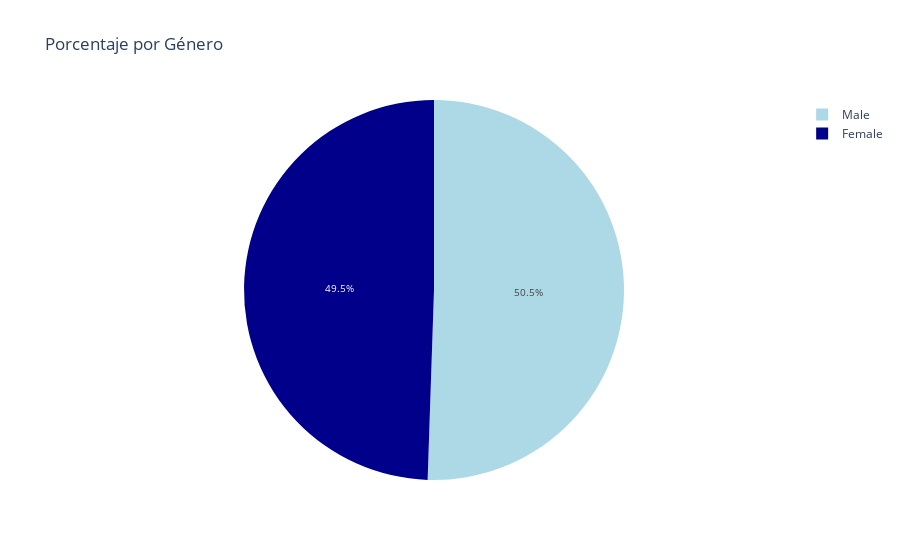

Source (notebook cell):
### Code cell
#G1:Porcentaje de genero
fig = px.pie(data, names = "Gender", title = "Porcentaje por Género",color='Gender', color_discrete_map={'Male':'lightblue',
                                 'Female':'darkblue'})
fig.update_traces(hoverinfo='label+percent', textfont_size=10)
fig.show()

### Figure 1 — Plotly figure (JSON) as saved in the notebook; plotly's stock layout.template omitted (floating-point values rounded to 4 significant figures; data arrays with more than 128 entries replaced by an {"elided": "..."} marker saying what was removed)
{"data": [{"customdata": {"elided": "374x1 str values"}, "domain": {"x": [0, 1], "y": [0, 1]}, "hoverinfo": "label+percent", "hovertemplate": "Gender=%{customdata[0]}<extra></extra>", "labels": {"elided": "374 str values"}, "legendgroup": "", "marker": {"colors": {"elided": "374 str values"}}, "name": "", "showlegend": true, "textfont": {"size": 10}, "type": "pie"}], "layout": {"autosize": true, "legend": {"tracegroupgap": 0}, "title": {"text": "Porcentaje por Género"}}}
